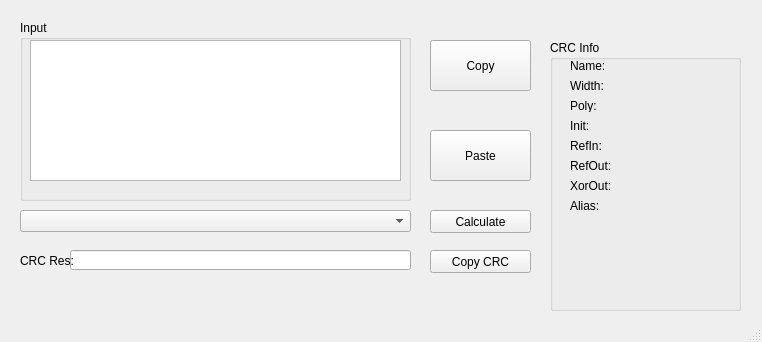
<?xml version="1.0" encoding="UTF-8"?>
<ui version="4.0">
 <class>CRCCalcuatorClass</class>
 <widget class="QMainWindow" name="CRCCalcuatorClass">
  <property name="geometry">
   <rect>
    <x>0</x>
    <y>0</y>
    <width>762</width>
    <height>342</height>
   </rect>
  </property>
  <property name="windowTitle">
   <string>CRCCalcuator</string>
  </property>
  <widget class="QWidget" name="centralWidget">
   <widget class="QGroupBox" name="groupBox">
    <property name="geometry">
     <rect>
      <x>20</x>
      <y>20</y>
      <width>391</width>
      <height>181</height>
     </rect>
    </property>
    <property name="title">
     <string>Input</string>
    </property>
    <widget class="QTextEdit" name="textEdit">
     <property name="geometry">
      <rect>
       <x>10</x>
       <y>20</y>
       <width>371</width>
       <height>141</height>
      </rect>
     </property>
    </widget>
   </widget>
   <widget class="QPushButton" name="butCopy">
    <property name="geometry">
     <rect>
      <x>430</x>
      <y>40</y>
      <width>101</width>
      <height>51</height>
     </rect>
    </property>
    <property name="text">
     <string>Copy</string>
    </property>
    <property name="shortcut">
     <string>Alt+C</string>
    </property>
   </widget>
   <widget class="QPushButton" name="butPaste">
    <property name="geometry">
     <rect>
      <x>430</x>
      <y>130</y>
      <width>101</width>
      <height>51</height>
     </rect>
    </property>
    <property name="text">
     <string>Paste</string>
    </property>
    <property name="shortcut">
     <string/>
    </property>
   </widget>
   <widget class="QGroupBox" name="groupBox_2">
    <property name="geometry">
     <rect>
      <x>550</x>
      <y>40</y>
      <width>191</width>
      <height>271</height>
     </rect>
    </property>
    <property name="title">
     <string>CRC Info</string>
    </property>
    <widget class="QLabel" name="label">
     <property name="geometry">
      <rect>
       <x>20</x>
       <y>20</y>
       <width>54</width>
       <height>12</height>
      </rect>
     </property>
     <property name="text">
      <string>Name:</string>
     </property>
    </widget>
    <widget class="QLabel" name="label_2">
     <property name="geometry">
      <rect>
       <x>20</x>
       <y>40</y>
       <width>54</width>
       <height>12</height>
      </rect>
     </property>
     <property name="text">
      <string>Width:</string>
     </property>
    </widget>
    <widget class="QLabel" name="label_3">
     <property name="geometry">
      <rect>
       <x>20</x>
       <y>60</y>
       <width>54</width>
       <height>12</height>
      </rect>
     </property>
     <property name="text">
      <string>Poly:</string>
     </property>
    </widget>
    <widget class="QLabel" name="label_4">
     <property name="geometry">
      <rect>
       <x>20</x>
       <y>80</y>
       <width>54</width>
       <height>12</height>
      </rect>
     </property>
     <property name="text">
      <string>Init:</string>
     </property>
    </widget>
    <widget class="QLabel" name="label_5">
     <property name="geometry">
      <rect>
       <x>20</x>
       <y>100</y>
       <width>54</width>
       <height>12</height>
      </rect>
     </property>
     <property name="text">
      <string>RefIn:</string>
     </property>
    </widget>
    <widget class="QLabel" name="label_6">
     <property name="geometry">
      <rect>
       <x>20</x>
       <y>120</y>
       <width>54</width>
       <height>12</height>
      </rect>
     </property>
     <property name="text">
      <string>RefOut:</string>
     </property>
    </widget>
    <widget class="QLabel" name="label_7">
     <property name="geometry">
      <rect>
       <x>20</x>
       <y>140</y>
       <width>54</width>
       <height>12</height>
      </rect>
     </property>
     <property name="text">
      <string>XorOut:</string>
     </property>
    </widget>
    <widget class="QLabel" name="label_8">
     <property name="geometry">
      <rect>
       <x>20</x>
       <y>160</y>
       <width>54</width>
       <height>12</height>
      </rect>
     </property>
     <property name="text">
      <string>Alias:</string>
     </property>
    </widget>
    <widget class="QLabel" name="nameLabel">
     <property name="geometry">
      <rect>
       <x>80</x>
       <y>20</y>
       <width>91</width>
       <height>16</height>
      </rect>
     </property>
     <property name="text">
      <string/>
     </property>
    </widget>
    <widget class="QLabel" name="widthLabel">
     <property name="geometry">
      <rect>
       <x>80</x>
       <y>40</y>
       <width>54</width>
       <height>12</height>
      </rect>
     </property>
     <property name="text">
      <string/>
     </property>
    </widget>
    <widget class="QLabel" name="polyLabel">
     <property name="geometry">
      <rect>
       <x>80</x>
       <y>60</y>
       <width>101</width>
       <height>16</height>
      </rect>
     </property>
     <property name="text">
      <string/>
     </property>
    </widget>
    <widget class="QLabel" name="initLabel">
     <property name="geometry">
      <rect>
       <x>80</x>
       <y>80</y>
       <width>111</width>
       <height>16</height>
      </rect>
     </property>
     <property name="text">
      <string/>
     </property>
    </widget>
    <widget class="QLabel" name="refInLabel">
     <property name="geometry">
      <rect>
       <x>80</x>
       <y>100</y>
       <width>101</width>
       <height>16</height>
      </rect>
     </property>
     <property name="text">
      <string/>
     </property>
    </widget>
    <widget class="QLabel" name="refOutLabel">
     <property name="geometry">
      <rect>
       <x>80</x>
       <y>120</y>
       <width>91</width>
       <height>16</height>
      </rect>
     </property>
     <property name="text">
      <string/>
     </property>
    </widget>
    <widget class="QLabel" name="xOrOutLabel">
     <property name="geometry">
      <rect>
       <x>80</x>
       <y>140</y>
       <width>101</width>
       <height>16</height>
      </rect>
     </property>
     <property name="text">
      <string/>
     </property>
    </widget>
    <widget class="QLabel" name="aliasLabel">
     <property name="geometry">
      <rect>
       <x>80</x>
       <y>160</y>
       <width>101</width>
       <height>16</height>
      </rect>
     </property>
     <property name="text">
      <string/>
     </property>
    </widget>
   </widget>
   <widget class="QComboBox" name="cbMethod">
    <property name="geometry">
     <rect>
      <x>20</x>
      <y>210</y>
      <width>391</width>
      <height>22</height>
     </rect>
    </property>
   </widget>
   <widget class="QPushButton" name="butCalc">
    <property name="geometry">
     <rect>
      <x>430</x>
      <y>210</y>
      <width>101</width>
      <height>23</height>
     </rect>
    </property>
    <property name="text">
     <string>Calculate</string>
    </property>
   </widget>
   <widget class="QLineEdit" name="txtRes">
    <property name="geometry">
     <rect>
      <x>70</x>
      <y>250</y>
      <width>341</width>
      <height>20</height>
     </rect>
    </property>
    <property name="readOnly">
     <bool>true</bool>
    </property>
   </widget>
   <widget class="QLabel" name="label_9">
    <property name="geometry">
     <rect>
      <x>20</x>
      <y>250</y>
      <width>54</width>
      <height>21</height>
     </rect>
    </property>
    <property name="text">
     <string>CRC Res:</string>
    </property>
   </widget>
   <widget class="QPushButton" name="butCopyRes">
    <property name="geometry">
     <rect>
      <x>430</x>
      <y>250</y>
      <width>101</width>
      <height>23</height>
     </rect>
    </property>
    <property name="text">
     <string>Copy CRC</string>
    </property>
   </widget>
  </widget>
  <widget class="QStatusBar" name="statusBar"/>
 </widget>
 <layoutdefault spacing="6" margin="11"/>
 <resources>
  <include location="CRCCalcuator.qrc"/>
 </resources>
 <connections/>
</ui>
